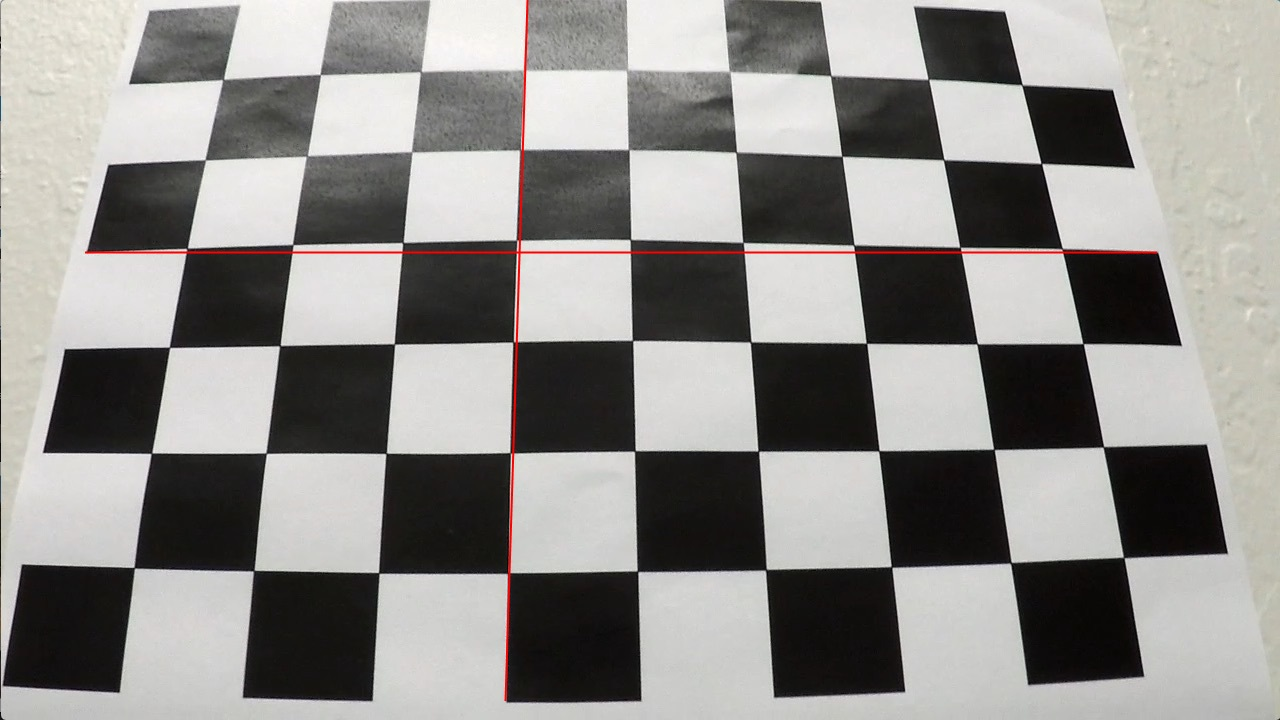
#> input picture mypics/Distorted.jpg, 1280 x 720 px
$ python -i advlanefinder.py   (imports and definitions only)   (older library calls are emulated)
#> lines starting #> are read from the running program, lines starting #| are printed output that depends on the picture; after the words box and inside, x2 and y2 are one past the last pixel; in counts of white or black regions, pixels touching at a corner belong together
'''
Created on 08.07.2017

@author:    michael scharf
@email:     mitschen@gmail.com
@git:       www.github.com/mitschen
'''

#TODO:
# 1. compute cam calibration matrix and distortion coefficients
# 2. use color transformation
# 3. use gradients
# 4. get binary image
# 5. apply perspective transformation
# 6. detect lane pixels
# 7. determine curvature of the line
# 8. apply lane boundary to the original image
# 9. output


import numpy as np
import cv2
import os
import glob
import pickle

import matplotlib.pyplot as plt
import matplotlib.image as mpimg
from moviepy.editor import VideoFileClip
#enable to download ffmpeg.win32.exe
# import imageio


#Simple iterator used to read file-by-file using cv2.imread
class ReadFileIterator(object):
    def __init__(self, filepath, fileEnding = '*.jpg'):
        self.filenames = glob.glob(os.path.join(filepath, fileEnding))
        self.index = 0

    def __iter__(self):
        return self

    # [7 lines left out: function __next__, not called in this run]

class AdvancedLaneFinder(object):
    def __init__(self):
        #Members used for undistortion
        self.camMatrix = None   #CamMatrix
        self.distCoeff = None   #Distortion coefficient
        self.rotVec = None      #rotation vectors
        self.traVec = None      #translation vectors
        self.persTransM = None
        self.persInvTransM = None
        self.leftFit = None     #Polygon for left lane
        self.rightFit = None    #polygon for right lane
        self.leftCurverad = None
        self.rightCurverad = None
        self.carPx = None
        self.carPos = None      #carPos in meters, negative means left to middle of lane
        self.noRecoveries = 0   #no of recoveries (fetching histogram again)

        self.counter = 0        #counter variable


    #static: display an image
    # [4 lines left out: function showImage, not called in this run]

    def writeImage(img, filename="R:\output.jpg"):
        cv2.imwrite(filename, img)

    # [23 lines left out: functions writeMembers, readMembers, exampleShowUndistorted, not called in this run]

    def undistortImage(self, image):
        return cv2.undistort(image, self.camMatrix, self.distCoeff, None, self.camMatrix)

    # [39 lines left out: functions initializeTransformMatrix, transformPerspective, not called in this run]

    #switch into the HLS color space
    #filter all pixels below a certain threshold
    def applyColorSpaceTransformation(self, image, thresh = 150):
        sat = cv2.cvtColor(image, cv2.COLOR_BGR2HLS)[:,:,2]
        red = image[:,:,2]
        output = np.zeros_like(sat)
        output[(sat>=thresh) & (red >= thresh)] = 255
        return output


    def applyGradient(self, image, directionThresh, xgradThresh):
        img = image
        if(len(image.shape) ==3):
            img = cv2.cvtColor(image, cv2.COLOR_RGB2GRAY)
        #apply sobel operator in X direction
        sobelx = cv2.Sobel(img, cv2.CV_64F, 1, 0, ksize=9)
        sobely = cv2.Sobel(img, cv2.CV_64F, 0, 1, ksize=9)

        #calc the absolute gradiant direction
        directionThresh = (directionThresh[0] * np.pi / 180.,directionThresh[1] * np.pi / 180.)
        absgraddir = np.arctan2(np.absolute(sobely),np.absolute(sobelx))

        #take the absolute of the sobel
        absSobel = np.absolute(sobelx)
        #convert to 8 bit gray-value
        scaledSobel = np.uint8(255*absSobel/np.max(absSobel))
        output = np.zeros_like(scaledSobel)
        output[ ((absgraddir >= directionThresh[0]) & (absgraddir <= directionThresh[1]) ) &\
            ((scaledSobel >= xgradThresh[0]) & (scaledSobel <= xgradThresh[1]) )] = 255
        return output


    # [53 lines left out: function calibrateCameraUsingImage, not called in this run]

    #apply the color space gradient and the direction gradient
    #function and return as a result the logical OR of the two
    #resulting pictures
    def findEdges(self, image):
        val = self.applyColorSpaceTransformation(image, 120)
        val2 = self.applyGradient(image, (40,74), (20, 100))
        val3 = np.zeros_like(val2)
        val3[(val == 255) | (val2 == 255) ] = 255
        return val3


    #find polynominals
    #start with initial matching searching for two max values in
    #histogram of the lower half of the image
    #
    # [192 lines left out: functions findPolynomials, doAll, not called in this run]

    #/_/_/_/_/_/_/_/_/_/_/_/_/_/_/_/_/_/_/_/_/_/_/_
    #_/_/_/_/_/_/_/_/_/_/_/_/_/_/_/_/_/_/_/_/_/_/_/
    #section declaring the static members
    #_/_/_/_/_/_/_/_/_/_/_/_/_/_/_/_/_/_/_/_/_/_/_/
    #/_/_/_/_/_/_/_/_/_/_/_/_/_/_/_/_/_/_/_/_/_/_/_
    showImage = staticmethod(showImage)
    writeImage = staticmethod(writeImage)

# [24 lines not run here, left out]

>>> import cv2
>>> picture = cv2.imread('../mypics/Distorted.jpg')
#> picture is the input picture: shape (720, 1280, 3); mean B, G, R 137.6, 140.4, 142.3
>>> result = AdvancedLaneFinder().findEdges(picture)
#> in findEdges, `val = self.applyColorSpaceTransformation(image, 120)`:
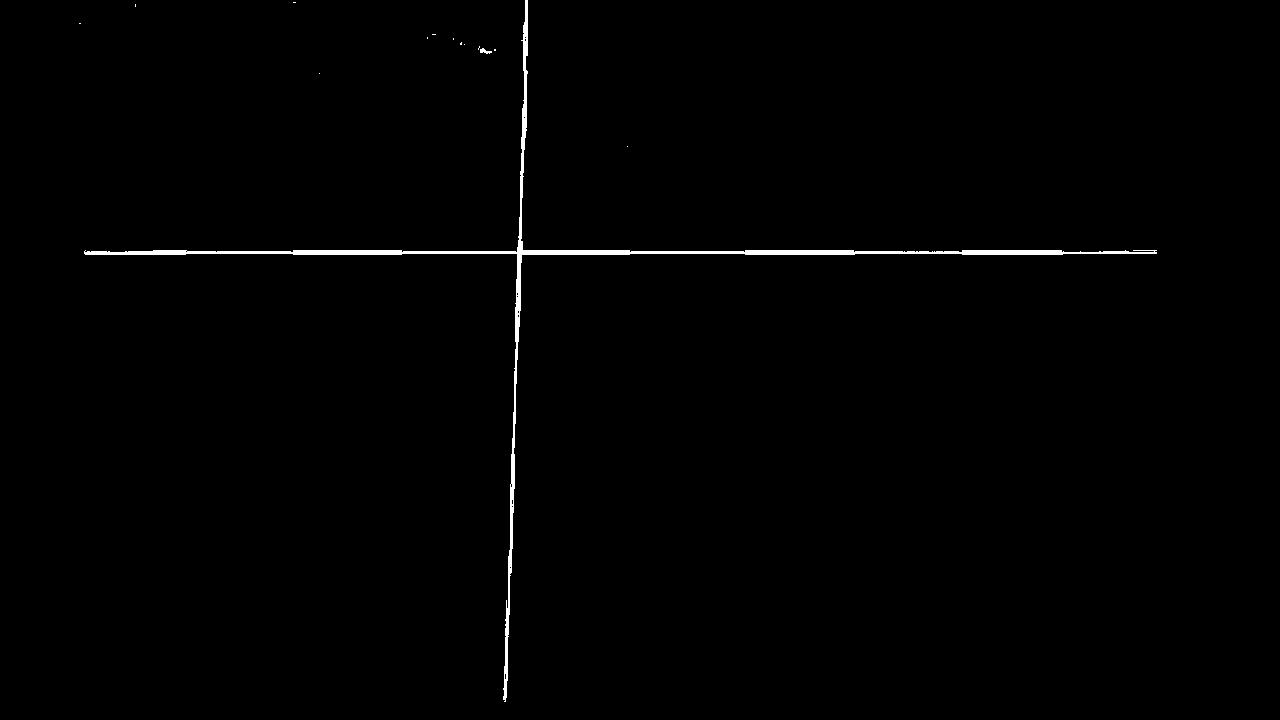
#> val: shape (720, 1280); 0.71% white; 14 white regions (12 under 20 px), largest, box (x1, y1, x2, y2) and area: (84, 0, 1157, 702) 6516, (480, 48, 492, 54) 39
#> in applyGradient, `sobely = cv2.Sobel(img, cv2.CV_64F, 0, 1, ksize=9)`:
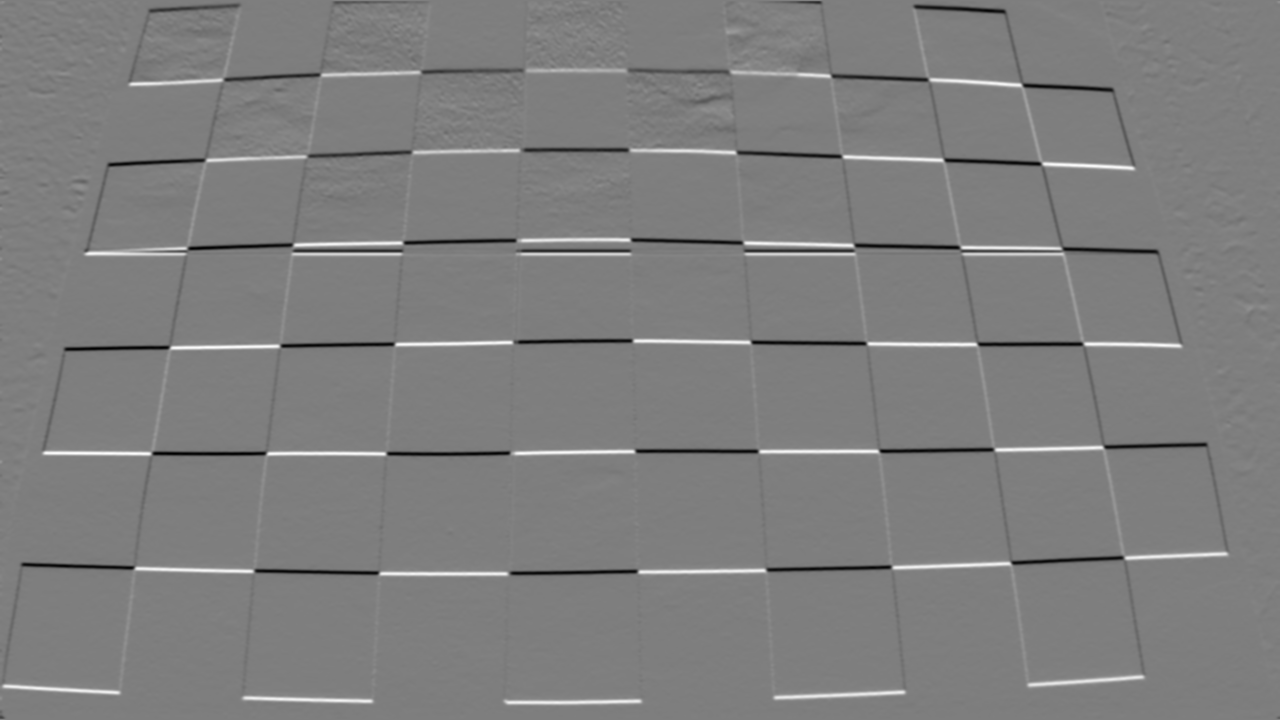
#> sobely: shape (720, 1280) float64; min -1733708, max 1757726, mean -605.1; drawn with min black and max white
#> in applyGradient, `absgraddir = np.arctan2(np.absolute(sobely),np.absolute(sobelx))`:
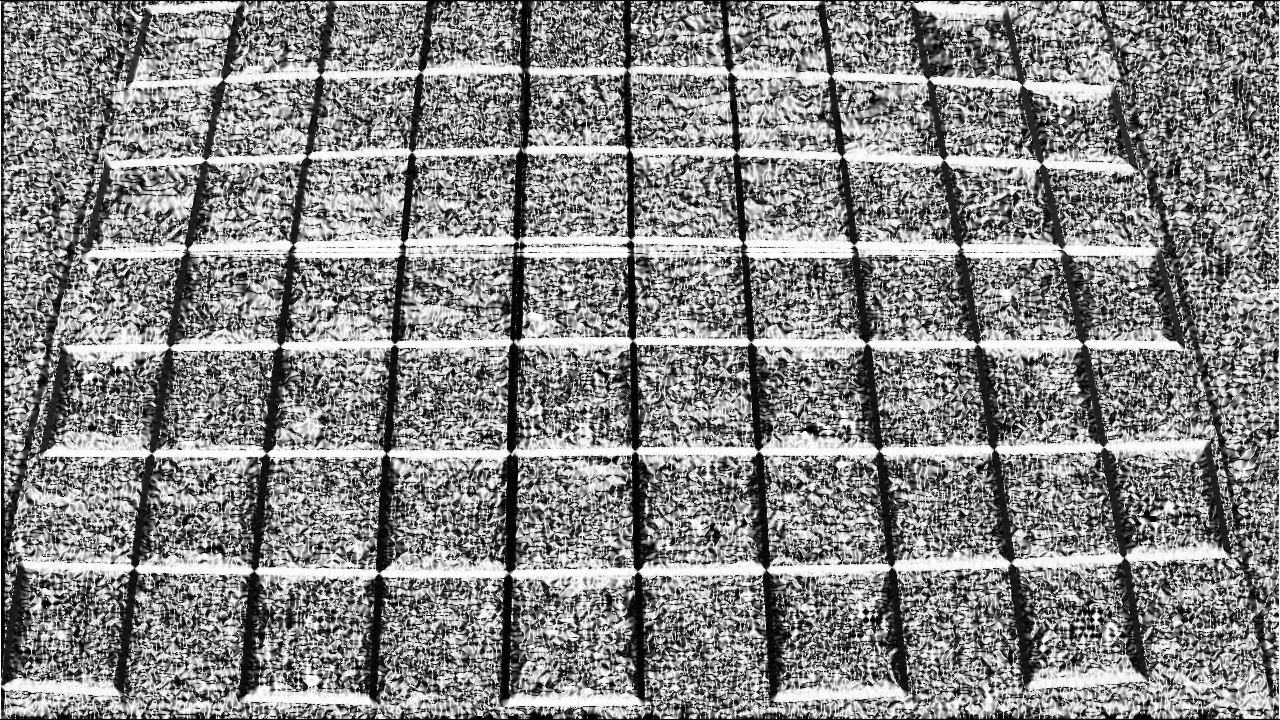
#> absgraddir: shape (720, 1280) float64; min 0, max 1.57, mean 0.839; drawn with min black and max white
#> in findEdges, `val2 = self.applyGradient(image, (40,74), (20, 100))`: val2: shape (720, 1280); 0.11% white in thin lines or dots
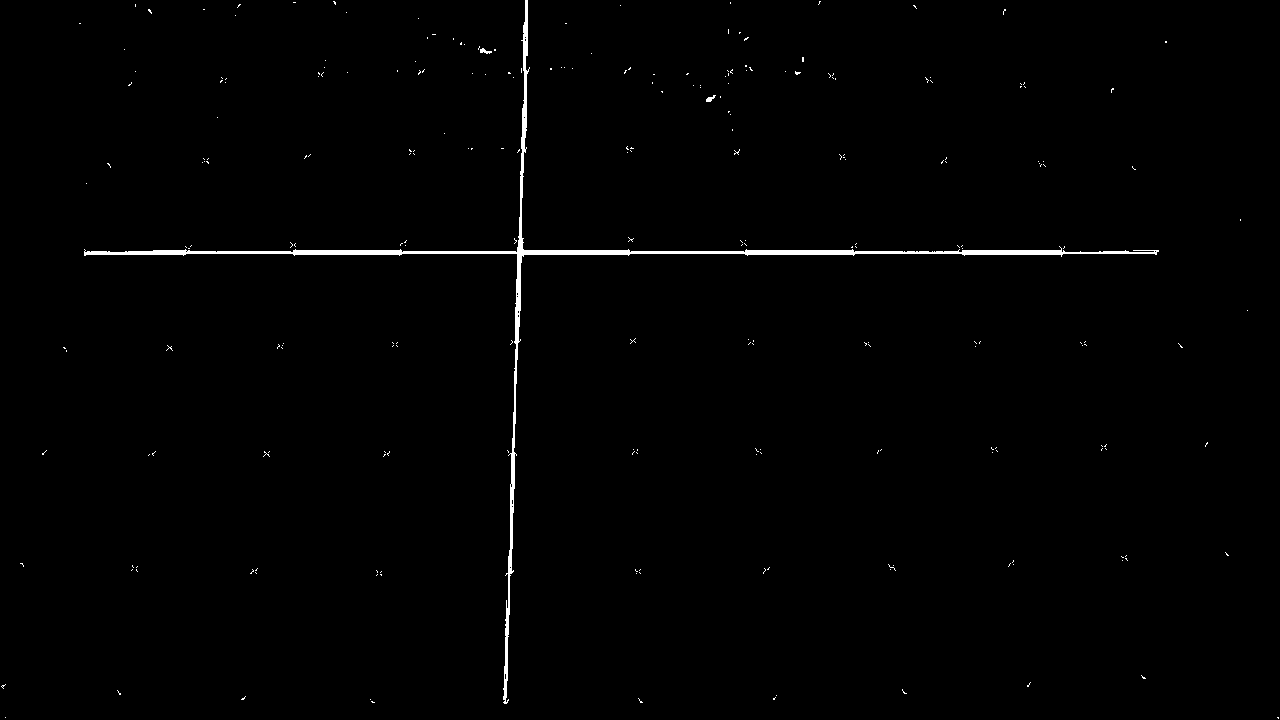
#> result: shape (720, 1280); 0.82% white; 251 white regions (248 under 20 px), largest, box (x1, y1, x2, y2) and area: (84, 0, 1159, 704) 6614, (480, 48, 492, 54) 39, (706, 95, 716, 102) 36
